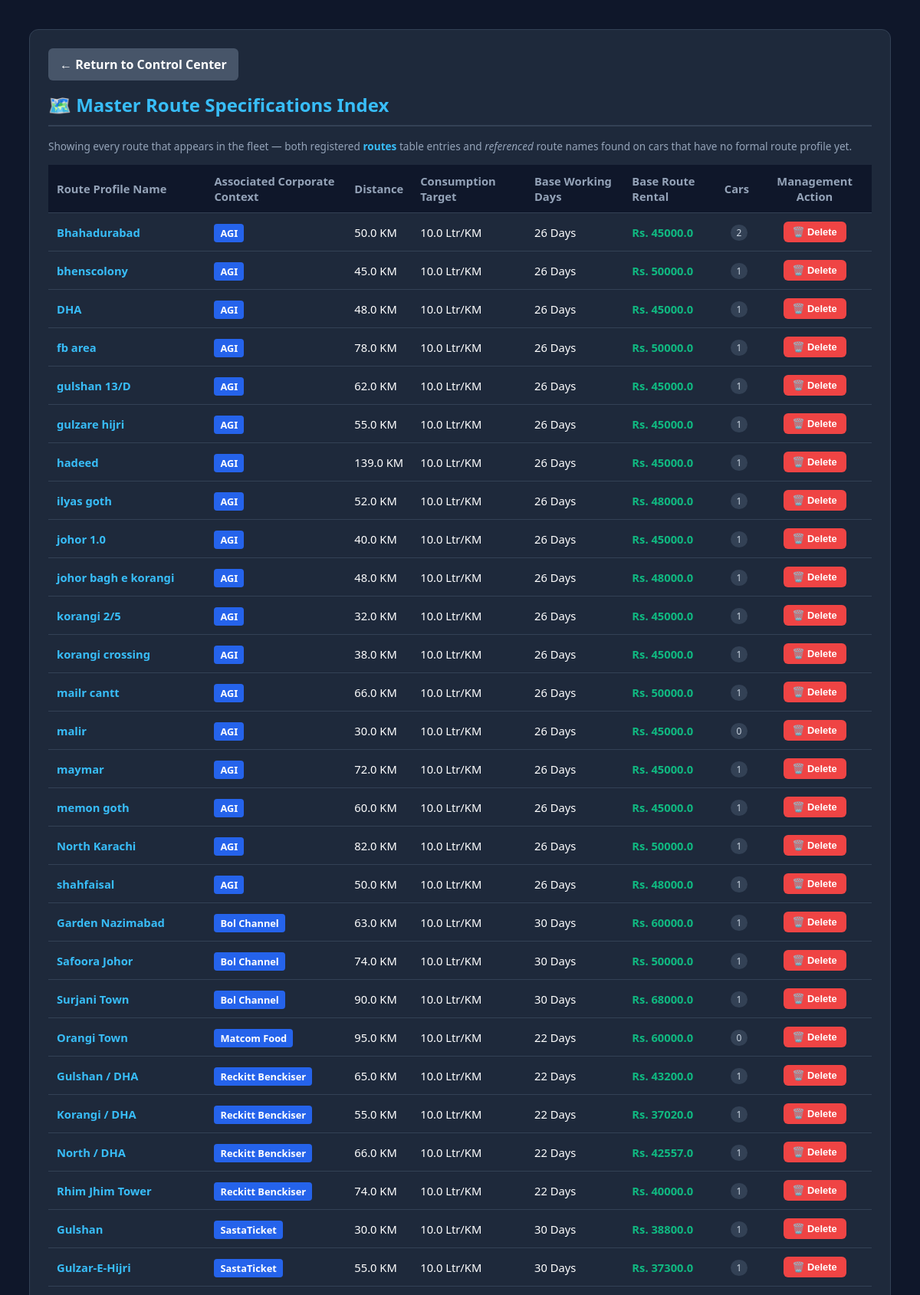
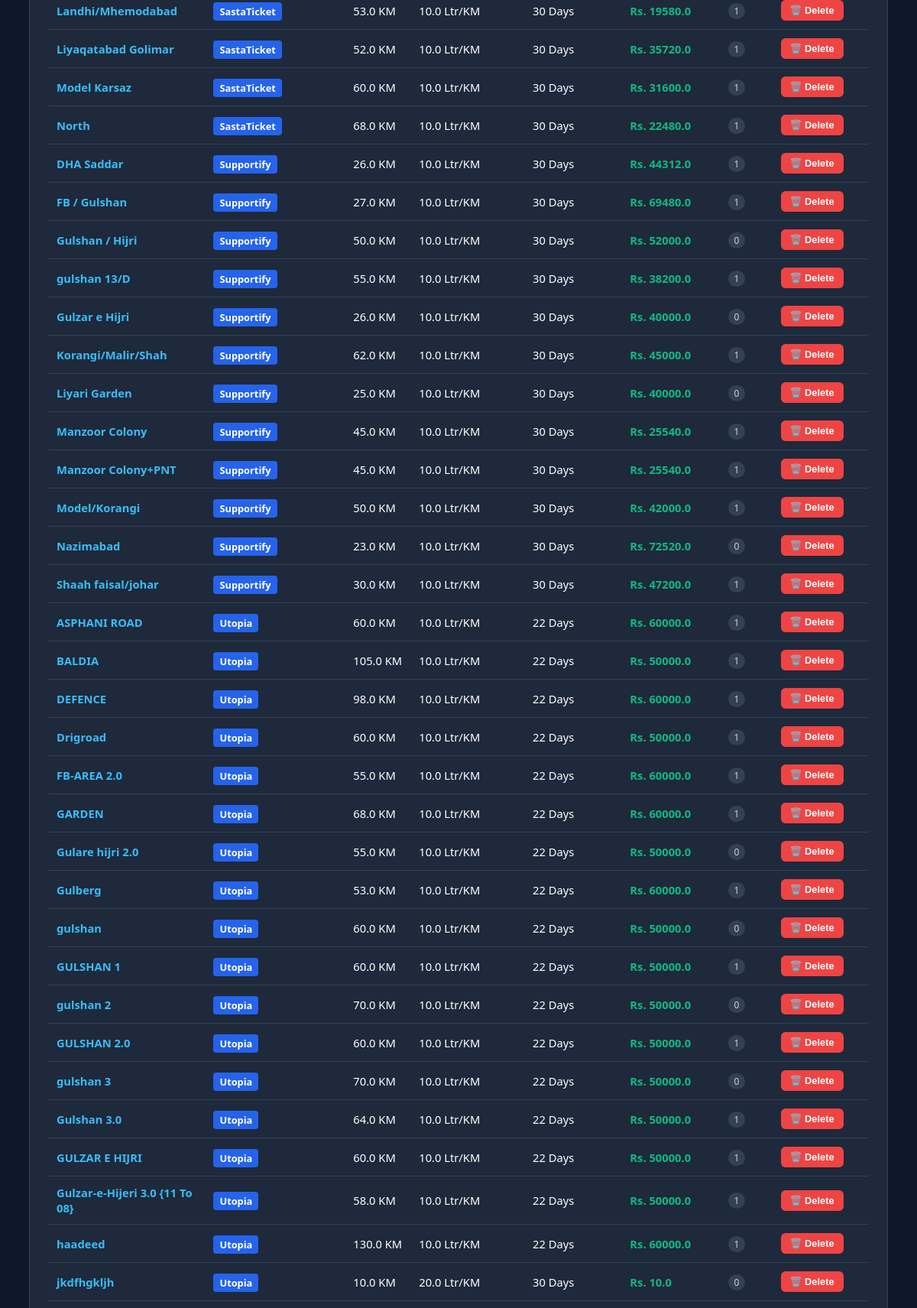
The page /admin/view_routes (signed in, upper part) on the database its author committed (2 pictures, top to bottom).
### tables this page shows
CREATE TABLE routes (
            route_name TEXT PRIMARY KEY,
            company_name TEXT,
            kms REAL,
            fuel_cons_per_km REAL,
            working_days INTEGER,
            fuel_in_litres REAL,
            route_rental REAL
        , is_fixed INTEGER DEFAULT 0);

### app.py (the view, shortened to what this page needs)
@app.route('/admin/view_routes', methods=['GET', 'POST'])
def view_routes():
    if 'admin_logged_in' not in session: return redirect(url_for('admin_portal'))
    merged = {}  # key = (company, lowercase route_name) -> dict
    def _merge(comp, route_name, kms=None, fuel_cons=None, working_days=None,
               route_rental=None, in_routes_table=False, car_count=0):
        key = (comp, (route_name or '').strip().lower())
        if not key[1]:
            return
        existing = merged.get(key)
        if existing is None:
            merged[key] = {
                'route_name': route_name,
                'company_name': comp,
                'kms': kms,
                'fuel_cons_per_km': fuel_cons,
                'working_days': working_days,
                'route_rental': route_rental,
                'in_routes_table': in_routes_table,
                'car_count': car_count,
            }
        else:
            if existing['kms'] is None and kms is not None: existing['kms'] = kms
            if existing['fuel_cons_per_km'] is None and fuel_cons is not None: existing['fuel_cons_per_km'] = fuel_cons
            if existing['working_days'] is None and working_days is not None: existing['working_days'] = working_days
            if existing['route_rental'] is None and route_rental is not None: existing['route_rental'] = route_rental
            if in_routes_table: existing['in_routes_table'] = True
            existing['car_count'] += car_count
    for comp in COMPANY_MAP.keys():
        db_p = get_db_path(comp)
        conn = sqlite3.connect(db_p)
        conn.row_factory = sqlite3.Row
        cursor = conn.cursor()
        try:
            cursor.execute("SELECT * FROM routes")
            for row in cursor.fetchall():
                _merge(comp, row['route_name'],
                       kms=row['kms'], fuel_cons=row['fuel_cons_per_km'],
                       working_days=row['working_days'],
                       route_rental=row['route_rental'],
                       in_routes_table=True)
        except sqlite3.OperationalError:
            pass
        try:
            cursor.execute(
                "SELECT route_name, COUNT(*) FROM cars "
                "WHERE route_name IS NOT NULL AND TRIM(route_name) != '' "
                "AND route_name NOT IN ('-', '—') "
                "GROUP BY LOWER(route_name)"
            )
            for rname, cnt in cursor.fetchall():
                _merge(comp, rname, car_count=cnt)
        except sqlite3.OperationalError:
            pass
        conn.close()
    all_compiled_routes = sorted(merged.values(), key=lambda x: (x['company_name'], (x['route_name'] or '').lower()))
    return render_template('view_routes.html', routes=all_compiled_routes)

### app.py (called while the page is built)
def get_db_path(company_name):
    db_filename = COMPANY_MAP.get(company_name, {"db": "database.db"})["db"]
    return os.path.join(BASE_DIR, db_filename)

### templates/view_routes.html (shortened to what this page needs)
<!DOCTYPE html>
<html lang="en">
<head>
</head>
<body>
    <div class="viewport-box">
        <a href="/admin" class="back-btn">← Return to Control Center</a>
        <h1>🗺️ Master Route Specifications Index</h1>
        <p style="color:#94a3b8; font-size:0.85rem; margin: 6px 0 0 0;">
            Showing every route that appears in the fleet — both registered <strong style="color:#38bdf8;">routes</strong> table entries and
            <em>referenced</em> route names found on cars that have no formal route profile yet.
        </p>
        <table>
            <thead>
                <tr>
                    <th>Route Profile Name</th>
                    <th>Associated Corporate Context</th>
                    <th>Distance</th>
                    <th>Consumption Target</th>
                    <th>Base Working Days</th>
                    <th>Base Route Rental</th>
                    <th style="text-align: center;">Cars</th>
                    <th style="text-align: center;">Management Action</th>
                </tr>
            </thead>
            <tbody>
                {% for r in routes %}
                <tr>
                    <td>
                        <strong style="color:#38bdf8;">{{ r.route_name }}</strong>
                    </td>
                    <td><span class="comp-tag">{{ r.company_name }}</span></td>
                    <td>{% if r.kms is not none %}{{ r.kms }} KM{% else %}<span class="muted">—</span>{% endif %}</td>
                    <td>{% if r.fuel_cons_per_km is not none %}{{ r.fuel_cons_per_km }} Ltr/KM{% else %}<span class="muted">—</span>{% endif %}</td>
                    <td>{% if r.working_days is not none %}{{ r.working_days }} Days{% else %}<span class="muted">—</span>{% endif %}</td>
                    <td>{% if r.route_rental is not none %}<span style="color:#10b981; font-weight:bold;">Rs. {{ r.route_rental }}</span>{% else %}<span class="muted">—</span>{% endif %}</td>
                    <td style="text-align: center;">
                        <span class="car-count">{{ r.car_count }}</span>
                    </td>
                    <td style="text-align: center;">
                        <form method="POST" class="route-delete-form" data-route="{{ r.route_name }}" data-company="{{ r.company_name }}">
                            <button type="button" class="del-btn" onclick="initiateDelete(this)">🗑️ Delete</button>
                        </form>
                    </td>
                </tr>
                {% else %}
                <tr>
                    <td colspan="8" style="text-align:center; color:#94a3b8; padding:20px;">No registered infrastructure mapping paths found in system storage arrays.</td>
                </tr>
                {% endfor %}
            </tbody>
        </table>
    </div>
</body>
</html>

### templates/view_routes.html (style rules this page uses)
body { font-family: system-ui, sans-serif; background: #0f172a; color: white; padding: 30px; }
.viewport-box { max-width: 1200px; margin: 0 auto; background: #1e293b; padding: 24px; border-radius: 12px; border: 1px solid #334155; }
h1 { color: #38bdf8; margin-top: 0; font-size: 1.5rem; border-bottom: 2px solid #334155; padding-bottom: 10px; }
table { width: 100%; border-collapse: collapse; margin-top: 15px; font-size: 0.92rem; }
th, td { padding: 11px; text-align: left; border-bottom: 1px solid #334155; }
th { background: #0f172a; color: #94a3b8; }
.comp-tag { background: #2563eb; padding: 3px 8px; border-radius: 4px; font-size: 0.8rem; font-weight: bold; }
.back-btn { display: inline-block; background: #475569; color: white; text-decoration: none; padding: 10px 15px; border-radius: 6px; font-weight: bold; margin-bottom: 15px; }
.del-btn { background: #ef4444; color: white; border: none; padding: 6px 12px; border-radius: 6px; cursor: pointer; font-weight: bold; font-size: 0.8rem; }
.car-count { display: inline-block; background: #334155; color: #cbd5e1; padding: 2px 8px; border-radius: 999px; font-size: 0.75rem; margin-left: 6px; }

### rows shown on the page
routes: route_name "Bhahadurabad", company_name "AGI", kms "50.0", fuel_cons_per_km "10.0", working_days "26", route_rental "45000.0", car_count "2"
routes: route_name "bhenscolony", company_name "AGI", kms "45.0", fuel_cons_per_km "10.0", working_days "26", route_rental "50000.0", car_count "1"
routes: route_name "DHA", company_name "AGI", kms "48.0", fuel_cons_per_km "10.0", working_days "26", route_rental "45000.0", car_count "1"
routes: route_name "fb area", company_name "AGI", kms "78.0", fuel_cons_per_km "10.0", working_days "26", route_rental "50000.0", car_count "1"
routes: route_name "gulshan 13/D", company_name "AGI", kms "62.0", fuel_cons_per_km "10.0", working_days "26", route_rental "45000.0", car_count "1", company_name "Supportify", kms "55.0", working_days "30", route_rental "38200.0"
routes: route_name "gulzare hijri", company_name "AGI", kms "55.0", fuel_cons_per_km "10.0", working_days "26", route_rental "45000.0", car_count "1"
routes: route_name "hadeed", company_name "AGI", kms "139.0", fuel_cons_per_km "10.0", working_days "26", route_rental "45000.0", car_count "1"
routes: route_name "ilyas goth", company_name "AGI", kms "52.0", fuel_cons_per_km "10.0", working_days "26", route_rental "48000.0", car_count "1"
routes: route_name "johor 1.0", company_name "AGI", kms "40.0", fuel_cons_per_km "10.0", working_days "26", route_rental "45000.0", car_count "1"
routes: route_name "johor bagh e korangi", company_name "AGI", kms "48.0", fuel_cons_per_km "10.0", working_days "26", route_rental "48000.0", car_count "1"
routes: route_name "korangi 2/5", company_name "AGI", kms "32.0", fuel_cons_per_km "10.0", working_days "26", route_rental "45000.0", car_count "1"
routes: route_name "korangi crossing", company_name "AGI", kms "38.0", fuel_cons_per_km "10.0", working_days "26", route_rental "45000.0", car_count "1"
routes: route_name "mailr cantt", company_name "AGI", kms "66.0", fuel_cons_per_km "10.0", working_days "26", route_rental "50000.0", car_count "1"
routes: route_name "malir", company_name "AGI", kms "30.0", fuel_cons_per_km "10.0", working_days "26", route_rental "45000.0", car_count "0"
routes: route_name "maymar", company_name "AGI", kms "72.0", fuel_cons_per_km "10.0", working_days "26", route_rental "45000.0", car_count "1"
routes: route_name "memon goth", company_name "AGI", kms "60.0", fuel_cons_per_km "10.0", working_days "26", route_rental "45000.0", car_count "1"
routes: route_name "North Karachi", company_name "AGI", kms "82.0", fuel_cons_per_km "10.0", working_days "26", route_rental "50000.0", car_count "1"
routes: route_name "shahfaisal", company_name "AGI", kms "50.0", fuel_cons_per_km "10.0", working_days "26", route_rental "48000.0", car_count "1"

### other values the page prints
{{ r.route_name }} "Garden Nazimabad" "Safoora Johor" "Surjani Town" "Orangi Town" "Gulshan / DHA" "Korangi / DHA" "North / DHA" "Rhim Jhim Tower" "Gulshan" "Gulzar-E-Hijri" "Landhi/Mhemodabad" "Liyaqatabad Golimar" "Model Karsaz" "North" "DHA Saddar" "FB / Gulshan" "Gulshan / Hijri" "Gulzar e Hijri" "Korangi/Malir/Shah" "Liyari Garden" "Manzoor Colony" "Manzoor Colony+PNT" "Model/Korangi" "Nazimabad" "Shaah faisal/johar" "ASPHANI ROAD" "BALDIA" "DEFENCE" "Drigroad" "FB-AREA 2.0" "GARDEN" "Gulare hijri 2.0" "Gulberg" "gulshan" "GULSHAN 1" "gulshan 2" "GULSHAN 2.0" "gulshan 3" "Gulshan 3.0" "GULZAR E HIJRI" "Gulzar-e-Hijeri 3.0 {11 To 08}" "haadeed" "jkdfhgkljh"
{{ r.company_name }} "Bol Channel" "Bol Channel" "Bol Channel" "Matcom Food" "Reckitt Benckiser" "Reckitt Benckiser" "Reckitt Benckiser" "Reckitt Benckiser" "SastaTicket" "SastaTicket" "SastaTicket" "SastaTicket" "SastaTicket" "SastaTicket" "Supportify" "Supportify" "Supportify" "Supportify" "Supportify" "Supportify" "Supportify" "Supportify" "Supportify" "Supportify" "Supportify" "Utopia" "Utopia" "Utopia" "Utopia" "Utopia" "Utopia" "Utopia" "Utopia" "Utopia" "Utopia" "Utopia" "Utopia" "Utopia" "Utopia" "Utopia" "Utopia" "Utopia" "Utopia"
{{ r.kms }} "63.0" "74.0" "90.0" "95.0" "65.0" "55.0" "66.0" "74.0" "30.0" "55.0" "53.0" "52.0" "60.0" "68.0" "26.0" "27.0" "50.0" "26.0" "62.0" "25.0" "45.0" "45.0" "50.0" "23.0" "30.0" "60.0" "105.0" "98.0" "60.0" "55.0" "68.0" "55.0" "53.0" "60.0" "60.0" "70.0" "60.0" "70.0" "64.0" "60.0" "58.0" "130.0" "10.0"
{{ r.fuel_cons_per_km }} "10.0" "10.0" "10.0" "10.0" "10.0" "10.0" "10.0" "10.0" "10.0" "10.0" "10.0" "10.0" "10.0" "10.0" "10.0" "10.0" "10.0" "10.0" "10.0" "10.0" "10.0" "10.0" "10.0" "10.0" "10.0" "10.0" "10.0" "10.0" "10.0" "10.0" "10.0" "10.0" "10.0" "10.0" "10.0" "10.0" "10.0" "10.0" "10.0" "10.0" "10.0" "10.0" "20.0"
{{ r.working_days }} "30" "30" "30" "22" "22" "22" "22" "22" "30" "30" "30" "30" "30" "30" "30" "30" "30" "30" "30" "30" "30" "30" "30" "30" "30" "22" "22" "22" "22" "22" "22" "22" "22" "22" "22" "22" "22" "22" "22" "22" "22" "22" "30"
{{ r.route_rental }} "60000.0" "50000.0" "68000.0" "60000.0" "43200.0" "37020.0" "42557.0" "40000.0" "38800.0" "37300.0" "19580.0" "35720.0" "31600.0" "22480.0" "44312.0" "69480.0" "52000.0" "40000.0" "45000.0" "40000.0" "25540.0" "25540.0" "42000.0" "72520.0" "47200.0" "60000.0" "50000.0" "60000.0" "50000.0" "60000.0" "60000.0" "50000.0" "60000.0" "50000.0" "50000.0" "50000.0" "50000.0" "50000.0" "50000.0" "50000.0" "50000.0" "60000.0" "10.0"
{{ r.car_count }} "1" "1" "1" "0" "1" "1" "1" "1" "1" "1" "1" "1" "1" "1" "1" "1" "0" "0" "1" "0" "1" "1" "1" "0" "1" "1" "1" "1" "1" "1" "1" "0" "1" "0" "1" "0" "1" "0" "1" "1" "1" "1" "0"
